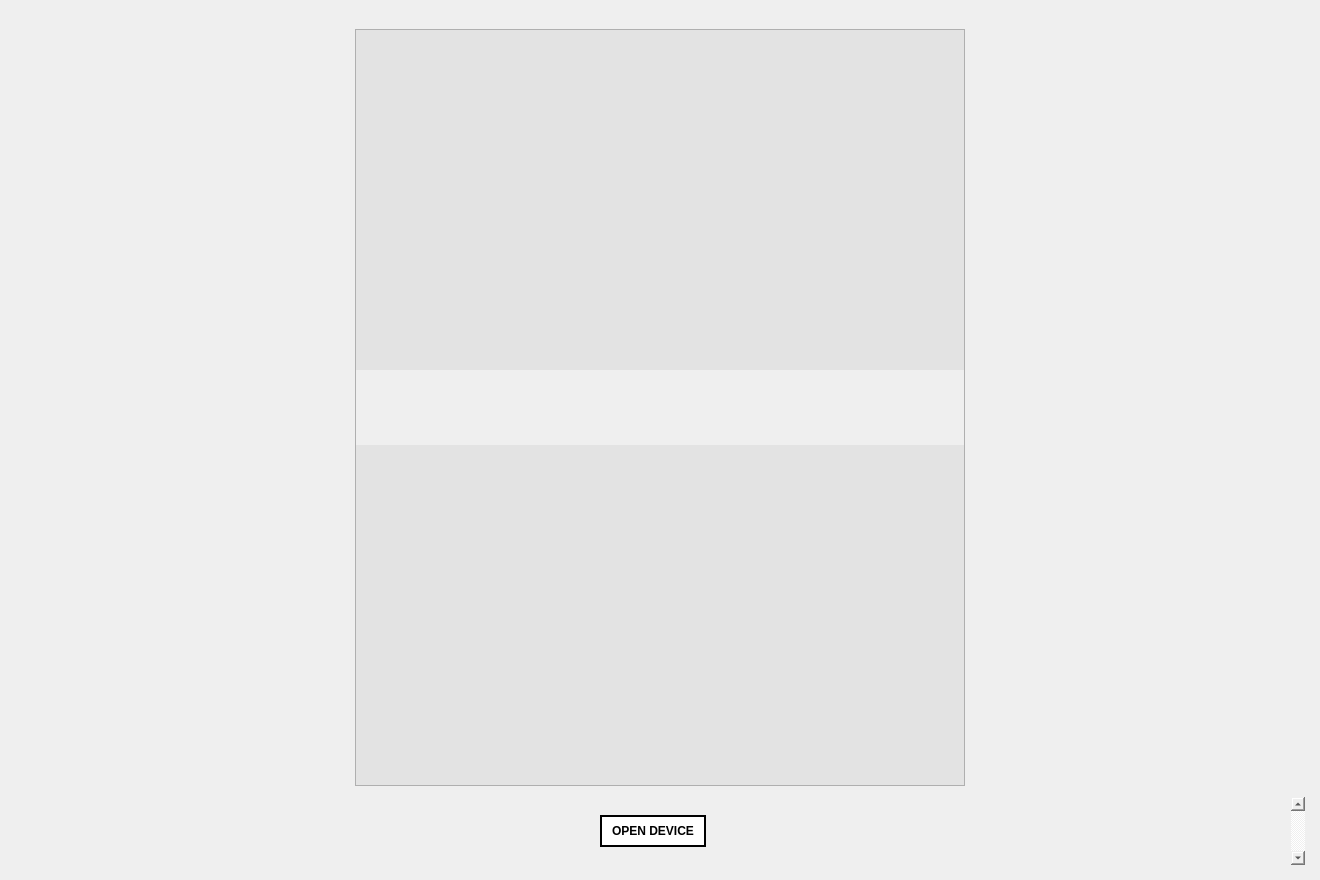
<?xml version="1.0" encoding="UTF-8"?>
<ui version="4.0">
 <class>Form</class>
 <widget class="QWidget" name="Form">
  <property name="geometry">
   <rect>
    <x>0</x>
    <y>0</y>
    <width>1320</width>
    <height>880</height>
   </rect>
  </property>
  <property name="windowTitle">
   <string>Form</string>
  </property>
  <property name="styleSheet">
   <string notr="true"/>
  </property>
  <layout class="QVBoxLayout" name="verticalLayout_2" stretch="95,5">
   <property name="spacing">
    <number>2</number>
   </property>
   <property name="leftMargin">
    <number>6</number>
   </property>
   <property name="topMargin">
    <number>20</number>
   </property>
   <property name="rightMargin">
    <number>6</number>
   </property>
   <property name="bottomMargin">
    <number>6</number>
   </property>
   <item>
    <widget class="QFrame" name="frame_properties">
     <property name="styleSheet">
      <string notr="true"/>
     </property>
     <property name="frameShape">
      <enum>QFrame::NoFrame</enum>
     </property>
     <property name="frameShadow">
      <enum>QFrame::Raised</enum>
     </property>
     <layout class="QVBoxLayout" name="verticalLayout_6">
      <item>
       <widget class="QScrollArea" name="scrollArea_properties">
        <property name="sizePolicy">
         <sizepolicy hsizetype="Preferred" vsizetype="Preferred">
          <horstretch>0</horstretch>
          <verstretch>0</verstretch>
         </sizepolicy>
        </property>
        <property name="styleSheet">
         <string notr="true">QScrollArea{
	margin-left: 340px;
	margin-right: 340px;
	background-color: rgb(227, 227, 227);
}

QScrollBar:vertical{
     background-color: white;
 }

CCommandButton{
	background-color: rgb(255, 255, 255);
	border: 2px solid black;
}

CCommandButton:hover{
	background-color: rgb(230, 230, 230);
}

CCommandButton:pressed{
	background-color: rgb(200, 200, 200);
}</string>
        </property>
        <property name="frameShadow">
         <enum>QFrame::Plain</enum>
        </property>
        <property name="lineWidth">
         <number>1</number>
        </property>
        <property name="verticalScrollBarPolicy">
         <enum>Qt::ScrollBarAsNeeded</enum>
        </property>
        <property name="horizontalScrollBarPolicy">
         <enum>Qt::ScrollBarAlwaysOff</enum>
        </property>
        <property name="sizeAdjustPolicy">
         <enum>QAbstractScrollArea::AdjustToContents</enum>
        </property>
        <property name="widgetResizable">
         <bool>true</bool>
        </property>
        <property name="alignment">
         <set>Qt::AlignCenter</set>
        </property>
        <widget class="QWidget" name="scrollingContents_properties">
         <property name="geometry">
          <rect>
           <x>0</x>
           <y>340</y>
           <width>608</width>
           <height>75</height>
          </rect>
         </property>
         <property name="sizePolicy">
          <sizepolicy hsizetype="Preferred" vsizetype="Preferred">
           <horstretch>0</horstretch>
           <verstretch>0</verstretch>
          </sizepolicy>
         </property>
         <property name="styleSheet">
          <string notr="true">QLabel{
	border: 2px solid black;
}

QGroupBox{
	background-color: rgb(232, 232, 232);
}</string>
         </property>
         <layout class="QVBoxLayout" name="verticalLayout_scrollingContents_properties"/>
        </widget>
       </widget>
      </item>
     </layout>
    </widget>
   </item>
   <item>
    <widget class="QFrame" name="frame_get_set">
     <property name="styleSheet">
      <string notr="true"/>
     </property>
     <property name="frameShape">
      <enum>QFrame::NoFrame</enum>
     </property>
     <property name="frameShadow">
      <enum>QFrame::Plain</enum>
     </property>
     <layout class="QHBoxLayout" name="horizontalLayout">
      <property name="spacing">
       <number>16</number>
      </property>
      <property name="leftMargin">
       <number>9</number>
      </property>
      <property name="topMargin">
       <number>0</number>
      </property>
      <property name="rightMargin">
       <number>9</number>
      </property>
      <item>
       <widget class="QScrollArea" name="scrollArea_get_set">
        <property name="sizePolicy">
         <sizepolicy hsizetype="Preferred" vsizetype="Preferred">
          <horstretch>0</horstretch>
          <verstretch>0</verstretch>
         </sizepolicy>
        </property>
        <property name="styleSheet">
         <string notr="true">background-color: transparent;</string>
        </property>
        <property name="frameShape">
         <enum>QFrame::NoFrame</enum>
        </property>
        <property name="verticalScrollBarPolicy">
         <enum>Qt::ScrollBarAlwaysOn</enum>
        </property>
        <property name="horizontalScrollBarPolicy">
         <enum>Qt::ScrollBarAlwaysOff</enum>
        </property>
        <property name="widgetResizable">
         <bool>true</bool>
        </property>
        <property name="alignment">
         <set>Qt::AlignCenter</set>
        </property>
        <widget class="QWidget" name="scrollingContents_get_set">
         <property name="geometry">
          <rect>
           <x>0</x>
           <y>0</y>
           <width>1276</width>
           <height>68</height>
          </rect>
         </property>
         <layout class="QHBoxLayout" name="horizontalLayout_2">
          <item>
           <spacer name="horizontalSpacer_get_set_1">
            <property name="orientation">
             <enum>Qt::Horizontal</enum>
            </property>
            <property name="sizeHint" stdset="0">
             <size>
              <width>40</width>
              <height>20</height>
             </size>
            </property>
           </spacer>
          </item>
          <item>
           <widget class="QPushButton" name="pushButton_set">
            <property name="sizePolicy">
             <sizepolicy hsizetype="Minimum" vsizetype="Fixed">
              <horstretch>0</horstretch>
              <verstretch>0</verstretch>
             </sizepolicy>
            </property>
            <property name="minimumSize">
             <size>
              <width>100</width>
              <height>32</height>
             </size>
            </property>
            <property name="font">
             <font>
              <weight>75</weight>
              <bold>true</bold>
             </font>
            </property>
            <property name="styleSheet">
             <string notr="true">QPushButton{
	background-color: rgb(255, 255, 255);
	border: 2px solid black;
}

QPushButton:hover{
	background-color: rgb(230, 230, 230);
}

QPushButton:pressed{
	background-color: rgb(200, 200, 200);
}</string>
            </property>
            <property name="text">
             <string>   OPEN DEVICE   </string>
            </property>
           </widget>
          </item>
          <item>
           <spacer name="horizontalSpacer_get_set_2">
            <property name="orientation">
             <enum>Qt::Horizontal</enum>
            </property>
            <property name="sizeHint" stdset="0">
             <size>
              <width>40</width>
              <height>20</height>
             </size>
            </property>
           </spacer>
          </item>
         </layout>
        </widget>
       </widget>
      </item>
     </layout>
    </widget>
   </item>
  </layout>
 </widget>
 <resources/>
 <connections/>
</ui>
